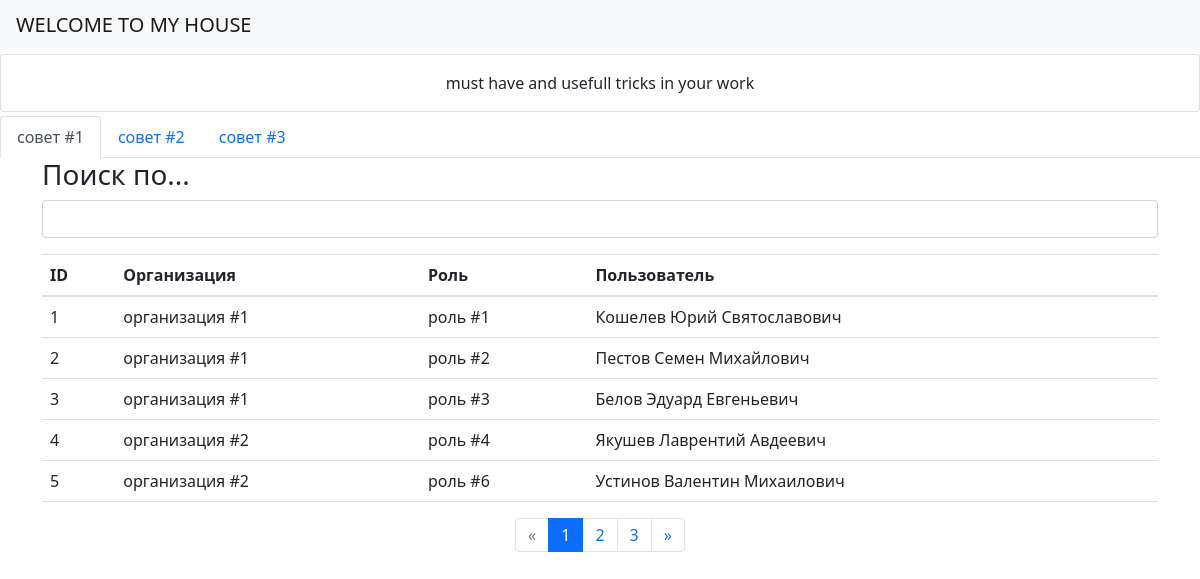
The app's page /advice_zone/, older data.
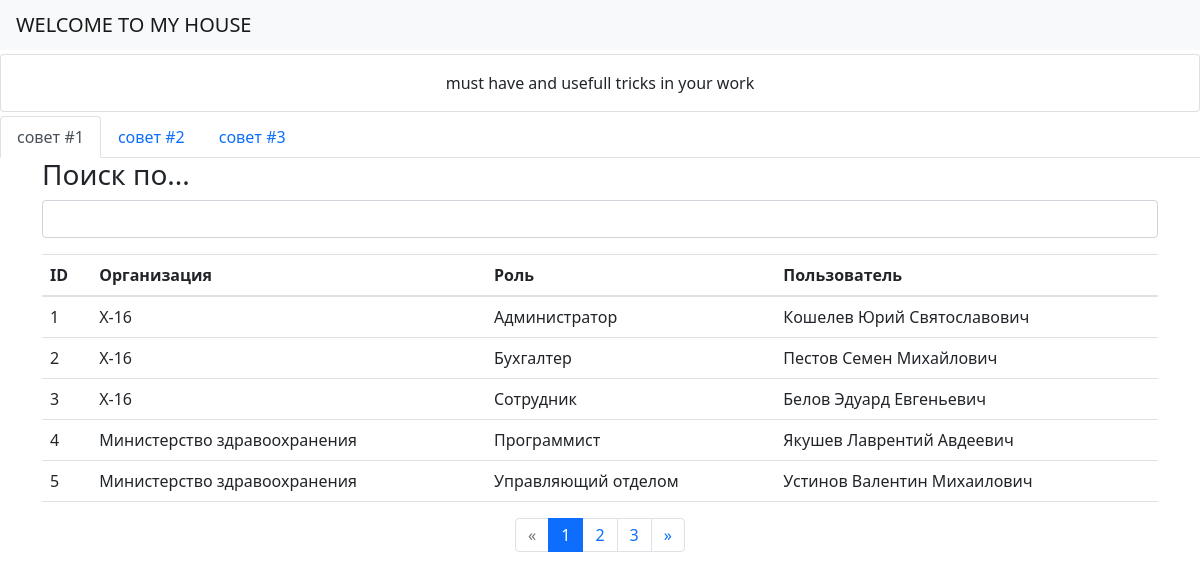
The same page, newer data.
### webmain/models.py (models this page shows)
class AdviceMode(models.Model):
    class Meta:
        ordering = ['id', ]
        verbose_name = 'Совет'
        verbose_name_plural = 'Совет'
    name = models.CharField('Название', max_length=100, null=True, blank=True)
    def __str__(self):
        return self.name

class TicketMode(models.Model):
    class Meta:
        ordering = ['id', ]
        verbose_name = 'Подсказка'
        verbose_name_plural = 'Подсказка'
    name = models.CharField('Название', max_length=100, null=True, blank=True)
    navzone = models.CharField('Содержание', max_length=10, null=True, blank=True)
    def __str__(self):
        return self.navzone

### webcontainer/models.py (models this page shows, shortened)
class ConnectionTableMode(models.Model):
    class Meta:
        ordering = ['id', ]
        verbose_name = 'Организация-Роль-Пользователь'
        verbose_name_plural = 'Организация-Роль-Пользователь'
    organizations = models.ForeignKey(OrganizationTableMode, verbose_name='Организация', on_delete=models.CASCADE,
                                      null=True, blank=True)
    roles = models.ForeignKey(RoleTableMode, verbose_name='Роль', on_delete=models.CASCADE, null=True, blank=True)
    users = models.ForeignKey(UserTableMode, verbose_name='Пользователь', on_delete=models.CASCADE, null=True,
                              blank=True)

class OrganizationTableMode(models.Model):
    class Meta:
        ordering = ['id', ]
        verbose_name = 'Организация'
        verbose_name_plural = 'Организация'
    name = models.CharField('Название организации', max_length=100, null=False, blank=False)
    def __str__(self):
        return self.name

class RoleTableMode(models.Model):
    class Meta:
        ordering = ['id', ]
        verbose_name = 'Роль'
        verbose_name_plural = 'Роль'
    name = models.CharField('Название роли', max_length=100, null=False, blank=False)
    def __str__(self):
        return self.name

class UserTableMode(models.Model):
    class Meta:
        ordering = ['id', ]
        verbose_name = 'Пользователь'
        verbose_name_plural = 'Пользователь'
    firstname = models.CharField('Фамилия', max_length=25, null=False, blank=False)
    mainname = models.CharField('Имя', max_length=20, null=False, blank=False)
    lastname = models.CharField('Отчество', max_length=25, null=True, blank=True)
    def __str__(self):
        return self.firstname + ' ' + self.mainname + ' ' + self.lastname

### webmain/views.py (the view)
# urls.py: path('advice_zone/', advice_home, name='advice_home'),
def advice_home(request):
    mainticket = TicketMode.objects.filter(id=1)
    secondaryticket = TicketMode.objects.filter(~Q(id=1))
    sett_search = {}
    datalist = ConnectionTableMode.objects.filter()
    if request.GET.get('search_name'):
        sett_search['search_name'] = request.GET.get('search_name')
        datalist = datalist.filter(Q(organizations__name__icontains=request.GET.get('search_name')) |
                                   Q(roles__name__icontains=request.GET.get('search_name')) |
                                   Q(users__firstname__icontains=request.GET.get('search_name')))
    else:
        datalist = datalist[0:50]
    page = request.GET.get('page', 1)
    paginator = Paginator(datalist, 5)
    try:
        datausers = paginator.page(page)
    except PageNotAnInteger:
        datausers = paginator.page(1)
    except EmptyPage:
        datausers = paginator.page(paginator.num_pages)
    return render(request, 'webmain/securitycontainPR/htmladvice.html',
                  {'mainticket': mainticket, 'secondaryticket': secondaryticket, 'advicelist': advicelist,
                   'datausers': datausers, 'sett_search': sett_search, })

### webmain/templates/webmain/securitycontainPR/htmladvice.html
{% extends 'home.html' %}
{% block content %}
    <div class="card mt-1 mb-1">
        {% if advicelist %}
            <div class="card-body text-center">{{ advicelist.1 }}</div>
        {% endif %}
    </div>
    <nav>
        <div class="nav nav-tabs" id="nav-tab" role="tablist">
            {% for i in mainticket %}
                <a class="nav-link active" id="{{ i.navzone }}-tab" data-toggle="tab" href="#{{ i.navzone }}" role="tab"
                   aria-controls="{{ i.navzone }}" aria-selected="true">{{ i.name }}</a>
            {% endfor %}
            {% for i in secondaryticket %}
                <a class="nav-link" id="{{ i.navzone }}-tab" data-toggle="tab" href="#{{ i.navzone }}" role="tab"
                   aria-controls="{{ i.navzone }}" aria-selected="false">{{ i.name }}</a>
            {% endfor %}
        </div>
    </nav>
    <div class="tab-content" id="nav-tabContent">
        {% include 'webmain/content/htmlnavcontent.html' %}
    </div>
{% endblock %}

### webmain/templates/home.html (shortened to what this page needs)
{% load static %}
<!doctype html>
<html lang="ru">
<head>
    {% include 'webmain/jscss/cssstyle.html' %}
</head>
<body>
<nav class="navbar navbar-light bg-light">
    <a class="navbar-brand mb-0 h1" href="/" style="text-transform: uppercase;">welcome to my house</a>
</nav>
{% block content %} {% endblock %}
</body>
</html>

### webmain/templates/webmain/jscss/cssstyle.html (shortened to what this page needs)
{% load static %}
<link href="https://cdn.jsdelivr.net/npm/select2@4.1.0-rc.0/dist/css/select2.min.css" rel="stylesheet"/>
<link rel="stylesheet" href="//code.jquery.com/ui/1.13.1/themes/base/jquery-ui.css">
<link rel="stylesheet" href="https://cdn.jsdelivr.net/npm/bootstrap@4.6.1/dist/css/bootstrap.min.css"
>
<link href="https://cdn.jsdelivr.net/npm/bootstrap@5.1.3/dist/css/bootstrap.min.css" rel="stylesheet"
>
<link href="{% static 'main.css' %}" rel="stylesheet"/>

### webmain/templates/webmain/content/htmlnavcontent.html (shortened to what this page needs)
{% for i in mainticket %}
    <div class="tab-pane fade show active" id="{{ i.navzone }}" role="tabpanel"
         aria-labelledby="{{ i.navzone }}-tab">{% include 'webmain/securitycontainPR/containerADV/htmltable.html' %}
    </div>
{% endfor %}

### webmain/templates/webmain/securitycontainPR/containerADV/htmltable.html (shortened to what this page needs)
{% block content %}
    <form action="" class="container">
        <h3>Поиск по...</h3>
        <div class="mb-3">
            <input value="{{ sett_search.search_name }}" name="search_name" class="form-control" type="text">
        </div>
        <table class="table table-hover">
            <thead>
            <tr>
                <th scope="col">ID</th>
                <th scope="col">Организация</th>
                <th scope="col">Роль</th>
                <th scope="col">Пользователь</th>
            </tr>
            </thead>
            <tbody>
            {% for i in datausers %}
                <tr>
                    <td>{{ i.id }}</td>
                    <td>{{ i.organizations }}</td>
                    <td>{{ i.roles }}</td>
                    <td>{{ i.users }}</td>
                </tr>
            {% endfor %}
            </tbody>
        </table>
        {% if datausers.has_other_pages %}
            <ul class="pagination justify-content-center">
                {% if datausers.has_previous %}
                    <li class="page-item"><a class="page-link"
                                             href="?page={{ datausers.previous_page_number }}">&laquo;</a>
                    </li>
                {% else %}
                    <li class="disabled page-item"><span class="page-link">&laquo;</span></li>
                {% endif %}
                {% for i in datausers.paginator.page_range %}
                    {% if datausers.number == i %}
                        <li class="active page-item"><span class="page-link">{{ i }} </span>
                        </li>
                    {% else %}
                        <li class="page-item"><a class="page-link" href="?page={{ i }}">{{ i }}</a></li>
                    {% endif %}
                {% endfor %}
                {% if datausers.has_next %}
                    <li class="page-item"><a class="page-link" href="?page={{ datausers.next_page_number }}">&raquo;</a>
                    </li>
                {% else %}
                    <li class="disabled page-item"><span class="page-link">&raquo;</span></li>
                {% endif %}
            </ul>
        {% endif %}
    </form>
{% endblock %}

### webmain/templates/webmain/jscss/jsscript.html (shortened to what this page needs)
{% load static %}

Row changes from the older to the newer data that the page shows:
changed through a linked row, ConnectionTableMode "Кошелев Юрий Святославович": organizations "организация #1" → "X-16"; roles "роль #1" → "Администратор"
changed through a linked row, ConnectionTableMode "Пестов Семен Михайлович": organizations "организация #1" → "X-16"; roles "роль #2" → "Бухгалтер"
changed through a linked row, ConnectionTableMode "Белов Эдуард Евгеньевич": organizations "организация #1" → "X-16"; roles "роль #3" → "Сотрудник"
changed through a linked row, ConnectionTableMode "Якушев Лаврентий Авдеевич": organizations "организация #2" → "Министерство здравоохранения"; roles "роль #4" → "Программист"
changed through a linked row, ConnectionTableMode "Устинов Валентин Михаилович": organizations "организация #2" → "Министерство здравоохранения"; roles "роль #6" → "Управляющий отделом"
